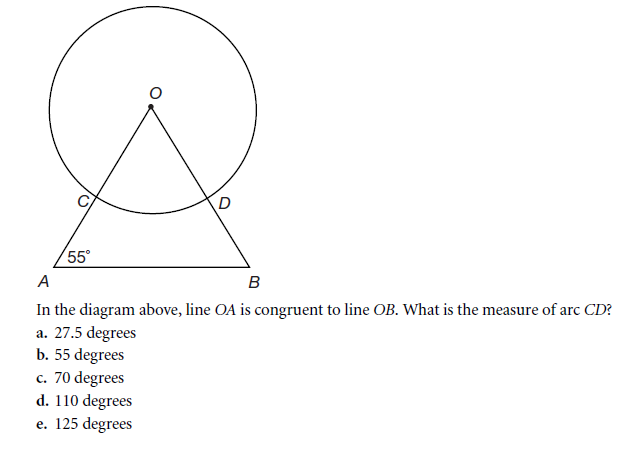
#> input picture IMGTEST/048.png, 619 x 451 px, found by its file name
$ jupyter execute --allow-errors _____preprocesingTEST2.ipynb
#> lines starting #> are read from the running program, lines starting #| are printed output that depends on the picture; after the words box and inside, x2 and y2 are one past the last pixel; in counts of white or black regions, pixels touching at a corner belong together; long printed decimals are rounded
[cell 1]
import cv2
import numpy as np
import os

# [44 lines left out: function process_image, not called in this run]


def process_images_in_folder(folder_path, output_folder):
    os.makedirs(output_folder, exist_ok=True)

    for filename in os.listdir(folder_path):
        if filename.lower().endswith(('.png', '.jpg', '.jpeg')):
            image_path = os.path.join(folder_path, filename)
            process_image(image_path, output_folder)


# Example usage:
input_folder = "/home/ashwathama/Documents/GitHub/2dshapedetection-major/TEST"  # Replace with your input folder
output_folder = "/home/ashwathama/Documents/GitHub/2dshapedetection-major/ALGO_IMAGE_PROCESSED"  # Replace with your desired output folder
#> (the rest of this cell did not finish here and is left out)

# PREPORCESSING HERE

[cell 2]
import cv2
import numpy as np
import math

# Load and preprocess the image
img = cv2.imread(r'ElementaryCQT/Inscribed/Circle_triangle/circ_tri_3.png')

#> (the rest of this cell did not finish here and is left out)

## Working 2d Shape Classifier

[cell 3]
import cv2
import numpy as np
import math

# Load and preprocess the image
img = cv2.imread(r'C:\Users\ashut\Documents\GitHub\ProjectMajor\IMGTEST\048.png')
#> img is the input picture: shape (451, 619, 3); mean B, G, R 250.9, 250.8, 250.8

if img is None:
    print("Image not found or path is incorrect!")
    exit()

gray = cv2.cvtColor(img, cv2.COLOR_BGR2GRAY)
blurred = cv2.GaussianBlur(gray, (5, 5), 1)
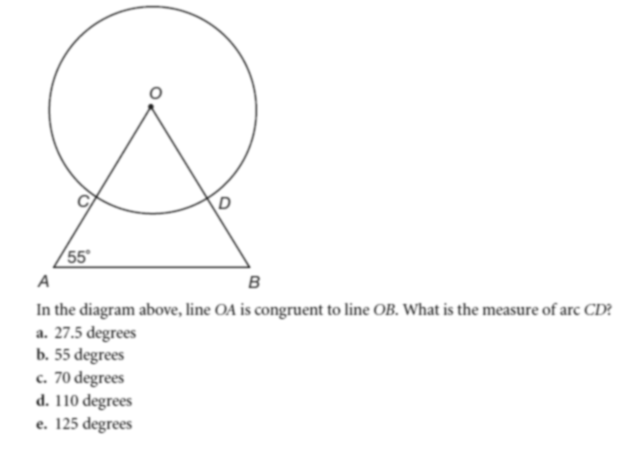
#> blurred: shape (451, 619); min 38, max 255, mean 250.8
edges = cv2.Canny(blurred, 50, 150)
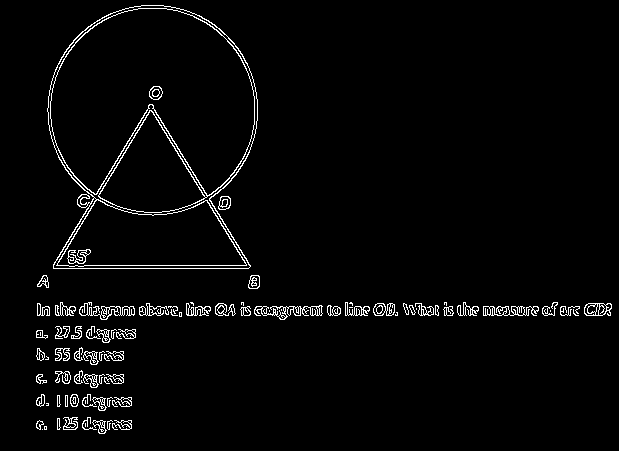
#> edges: shape (451, 619); 2.8% white in thin lines or dots, all inside (x1, y1, x2, y2) = (36, 5, 612, 434)

cv2.imshow("Edges", edges)  # See if edges are being detected properly

# Find contours and hierarchy
contours, hierarchy = cv2.findContours(edges, cv2.RETR_TREE, cv2.CHAIN_APPROX_SIMPLE)
#> contours = 251 contours, 106 with area under 20; largest, box (x1, y1, x2, y2) and area: (47, 5, 258, 269) 44507, (47, 5, 258, 269) 35397, (50, 8, 255, 213) 32378, (50, 8, 255, 196) 26273, (57, 199, 247, 267) 8724

if len(contours) == 0:
    print("No contours found!")
    cv2.waitKey(0)
    cv2.destroyAllWindows()
    exit()

if hierarchy is None:
    print("No hierarchy returned!")
    cv2.waitKey(0)
    cv2.destroyAllWindows()
    exit()

# simplify the hierarchy array
hierarchy = hierarchy[0]

shapes = []

# Loop through contours
for i, cnt in enumerate(contours):

    epsilon = 0.02 * cv2.arcLength(cnt, True)
    approx = cv2.approxPolyDP(cnt, epsilon, True)
    vertices = len(approx)

    M = cv2.moments(cnt)
    if M['m00'] != 0:
        cx = int(M['m10'] / M['m00'])
        cy = int(M['m01'] / M['m00'])
    else:
        cx, cy = 0, 0
    center = (cx, cy)

    area = cv2.contourArea(cnt)

    side_lengths = []
    for j in range(vertices):
        p1 = approx[j][0]
        p2 = approx[(j + 1) % vertices][0]
        dist = math.hypot(p2[0] - p1[0], p2[1] - p1[1])
        side_lengths.append(dist)

    angles = []
    for j in range(vertices):
        p0 = approx[j - 1][0]
        p1 = approx[j][0]
        p2 = approx[(j + 1) % vertices][0]

        v1 = (p0[0] - p1[0], p0[1] - p1[1])
        v2 = (p2[0] - p1[0], p2[1] - p1[1])

        dot_prod = v1[0]*v2[0] + v1[1]*v2[1]
        mag1 = math.hypot(v1[0], v1[1])
        mag2 = math.hypot(v2[0], v2[1])

        if mag1 == 0 or mag2 == 0:
            angle = 0
        else:
            cos_theta = dot_prod / (mag1 * mag2)
            cos_theta = max(min(cos_theta, 1), -1)
            angle = math.acos(cos_theta) * 180 / math.pi

        angles.append(angle)

    shape = "Unknown"

    if vertices == 3:
        shape = "Triangle"
    elif vertices == 4:
        sides_equal = all(abs(side_lengths[k] - side_lengths[0]) < 5 for k in range(1, 4))
        angles_close_90 = all(abs(a - 90) < 10 for a in angles)

        if sides_equal and angles_close_90:
            shape = "Square"
        elif angles_close_90:
            shape = "Rectangle"
        else:
            shape = "Quadrilateral"
    elif vertices > 4:
        (x, y), radius = cv2.minEnclosingCircle(cnt)
        circularity = 4 * math.pi * area / (cv2.arcLength(cnt, True) ** 2)

        if circularity > 0.8:
            shape = "Circle"
        else:
            shape = f"{vertices}-gon"

    #print(f"Detected: {shape}")
    print(shape)
    shapes.append({
        'index': i,
        'shape': shape,
        'center': center,
        'area': area,
        'parent': hierarchy[i][3],
        'contour': approx,
        'sides': side_lengths,
        'angles': angles
    })
#> this loop made 251 passes
#> (epsilon, vertices, cx, cy, area, shape, x, y) on passes 5, 7, 9, 12, 15, 16, 17, 18, 19, 21, 22, 26: (2.61, 13, 125, 423, 57.5, '13-gon', 121.7, 424), (0.693, 11, 125, 423, 36, '11-gon', 125.5, 424.5), (1.14, 11, 100, 425, 98.5, '11-gon', 98.5, 426.5), (0.756, 12, 101, 429, 36, '12-gon', 101.5, 428.5), (0.528, 13, 96, 422, 25.5, '13-gon', 96, 423), (0.558, 10, 38, 424, 36.5, '10-gon', 39.5, 424.5), (0.556, 9, 38, 424, 30, '9-gon', 39, 424.5), (0.537, 6, 58, 423, 23, '6-gon', 58, 423.5), (0.49, 7, 58, 423, 21, '7-gon', 58, 423.5), (2.8, 14, 70, 423, 51.5, '14-gon', 70, 423), (0.443, 9, 70, 425, 26, '9-gon', 70.5, 425.5), (2.61, 13, 125, 400, 57.5, '13-gon', 121.7, 401)
#> (epsilon, vertices, cx, cy, area, shape, x, y) on pass 60: (0.939, 13, 39, 378, 39, 'Unknown', 41, 379)
#| Unknown
#| Square
#| Circle
#| Unknown
#| 13-gon
#| Circle
#| 11-gon
#| 10-gon
#> (further printed lines are left out)


'''  inscribed shape formatter '''

for s in shapes:
    if s['parent'] != -1:
        parent = shapes[s['parent']]
        dx = abs(s['center'][0] - parent['center'][0])
        dy = abs(s['center'][1] - parent['center'][1])
        area_ratio = s['area'] / parent['area']
        print(f"Checking: {s['shape']} inside {parent['shape']} -> dx: {dx}, dy: {dy}, area_ratio: {area_ratio}")
        if dx < 10 and dy < 10:
            if 0.3 < area_ratio < 0.7:
                print(f"{s['shape']} is inscribed in {parent['shape']}")
#> this loop made 251 passes
#| Checking: Circle inside Square -> dx: 0, dy: 0, area_ratio: 0.6667
#| Circle is inscribed in Square
#| Checking: Circle inside 13-gon -> dx: 4, dy: 2, area_ratio: 0.1478
#| Checking: 11-gon inside 13-gon -> dx: 0, dy: 0, area_ratio: 0.6261
#| 11-gon is inscribed in 13-gon
#| Checking: Square inside 11-gon -> dx: 2, dy: 5, area_ratio: 0.0203
#| Checking: Circle inside 11-gon -> dx: 2, dy: 0, area_ratio: 0.05584
#| Checking: 12-gon inside 11-gon -> dx: 1, dy: 4, area_ratio: 0.3655
#| 12-gon is inscribed in 11-gon
#| Checking: Circle inside 11-gon -> dx: 3, dy: 2, area_ratio: 0.06091
#> (further printed lines are left out)

for s in shapes:
    cv2.drawContours(img, [s['contour']], -1, (0, 255, 0), 2)
    cv2.putText(img, s['shape'], s['center'], cv2.FONT_HERSHEY_SIMPLEX, 0.5, (255, 0, 0), 1)
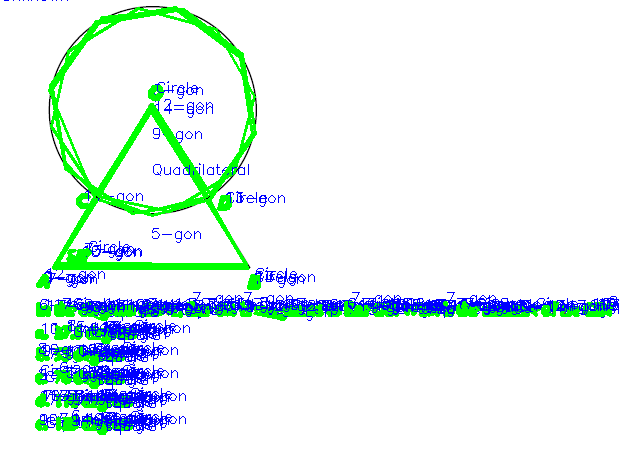
#> img: shape (451, 619, 3); 10.87% of pixels changed, all inside (x1, y1, x2, y2) = (4, 0, 619, 435)
cv2.imshow('shapes', img)
cv2.waitKey(0)
cv2.destroyAllWindows()

[cell 4]
import cv2
import numpy as np
import math

#processing
img = cv2.imread(r'ElementaryCQT/Inscribed/Circle_triangle/circ_tri_3.png')
#> (the rest of this cell did not finish here and is left out)

[cell 5]
import os
import cv2
import csv
import math
import numpy as np
import pandas as pd

# === Step 1: Load CSV Files ===
csv_files = {
    "GeoS": "GeoS_Processed.csv",
    "GeoQA": "GeoQA_Processed.csv",
    "Geometry3K": "Geometry3K_Processed.csv"
}

# Load datasets into Pandas DataFrames, handling errors
df_dict = {}
for dataset, file in csv_files.items():
    if os.path.exists(file):
        try:
            df_dict[dataset] = pd.read_csv(file, encoding="utf-8", on_bad_lines="skip", dtype={"folder_name": str})
        except Exception as e:
            print(f"❌ Error loading {file}: {e}")
    else:
        print(f"⚠️ CSV file not found: {file}")
#> this loop made 3 passes; (reads GeoS_Processed.csv from the repository)

# === Step 2: Shape Detection Using OpenCV ===
def detect_shape(image_path):
    """Detects the shape in the given image using contour approximation."""
    img = cv2.imread(image_path)

    if img is None:
        print(f"❌ Image not found: {image_path}")
        return None

    # Convert to grayscale
    gray = cv2.cvtColor(img, cv2.COLOR_BGR2GRAY)

    # Gaussian blur to reduce noise
    blurred = cv2.GaussianBlur(gray, (5, 5), 1)

    # Canny edge detection
    edges = cv2.Canny(blurred, 50, 150)

    # Find contours
    contours, _ = cv2.findContours(edges, cv2.RETR_TREE, cv2.CHAIN_APPROX_SIMPLE)

    if not contours:
        return "unknown"

    # Select the largest contour
    contour = max(contours, key=cv2.contourArea)

    # Approximate contour to polygon
    epsilon = 0.02 * cv2.arcLength(contour, True)
    approx = cv2.approxPolyDP(contour, epsilon, True)

    # Count vertices
    vertices_count = len(approx)

    # Compute area & perimeter
    area = cv2.contourArea(contour)
    perimeter = cv2.arcLength(contour, True)

    # === Shape Classification ===
    shape = "unknown"

    if vertices_count == 3:
        shape = "triangle"
    elif vertices_count == 4:
        # Get angles to distinguish rectangle/square
        side_lengths = [math.hypot(approx[i][0][0] - approx[(i + 1) % 4][0][0],
                                   approx[i][0][1] - approx[(i + 1) % 4][0][1]) for i in range(4)]

        angles = []
        for i in range(4):
            p0, p1, p2 = approx[i - 1][0], approx[i][0], approx[(i + 1) % 4][0]
            v1 = (p0[0] - p1[0], p0[1] - p1[1])
            v2 = (p2[0] - p1[0], p2[1] - p1[1])
            dot_prod = v1[0] * v2[0] + v1[1] * v2[1]
            mag1 = math.hypot(v1[0], v1[1])
            mag2 = math.hypot(v2[0], v2[1])
            cos_theta = dot_prod / (mag1 * mag2) if mag1 and mag2 else 0
            angle = math.acos(min(max(cos_theta, -1), 1)) * 180 / math.pi
            angles.append(angle)

        is_square = all(abs(side_lengths[i] - side_lengths[0]) < 5 for i in range(1, 4))
        is_rectangle = all(abs(a - 90) < 10 for a in angles)

        if is_square:
            shape = "square"
        elif is_rectangle:
            shape = "rectangle"
        else:
            shape = "quadrilateral"

    elif vertices_count > 4:
        circularity = 4 * math.pi * area / (perimeter ** 2) if perimeter != 0 else 0
        if circularity > 0.5:
            shape = "circle"
        else:
            shape = "unknown"  # Avoid predicting as polygon

    return shape

# === Step 3: Get Image Path Correctly ===
def get_image_path(row, dataset):
    """Finds the correct image path based on the dataset structure."""
    if dataset == "Geometry3K":
        base_path = os.path.dirname(row["image_path"])  # Extract the dataset path
        image_folder = str(row["folder_name"])  # Convert to string

        img_path_1 = os.path.join(base_path, image_folder, "img_diagram.png")
        img_path_2 = os.path.join(base_path, image_folder, "img_diagram_point.png")

        if os.path.exists(img_path_1):
            return img_path_1
        elif os.path.exists(img_path_2):
            return img_path_2
        else:
            return None  # No valid image found

    return row["image_path"]  # GeoS & GeoQA already have direct image paths

# === Step 4: Evaluate All Images & Save Results to CSV ===
results = []
output_csv = "Shape_Predictions.csv"

def evaluate_images():
    true_positive = 0
    false_positive = 0
    total_images = 0

    for dataset, df in df_dict.items():
        for _, row in df.iterrows():
            if row["shape"].lower() == "unknown":
                continue  # Skip unknown shapes

            # Extract image details
            expected_shape = row["shape"].lower()
            image_path = get_image_path(row, dataset)

            # Ensure the file exists before processing
            if image_path is None or not os.path.exists(image_path):
                print(f"⚠️ Image missing: {image_path}")
                continue

            # Detect the shape in the image
            detected_shape = detect_shape(image_path)
            if detected_shape is None:
                continue  # Skip if detection failed

            # Compare expected vs detected shape
            is_correct = "Yes" if detected_shape == expected_shape else "No"

            # Update evaluation metrics
            total_images += 1
            if is_correct == "Yes":
                true_positive += 1
            else:
                false_positive += 1
            results.append([dataset, row["image_path"], expected_shape, detected_shape, is_correct])

    # Save results to CSV
    with open(output_csv, "w", newline="", encoding="utf-8") as f:
        writer = csv.writer(f)
        writer.writerow(["dataset", "image_path", "expected_shape", "shape_predicted", "is_shape_predicted"])
        writer.writerows(results)

    accuracy = (true_positive / total_images) * 100 if total_images > 0 else 0
    print(f"Total Images Evaluated: {total_images}")
    print(f"True Positives (Correct Predictions): {true_positive}")
    print(f"False Positives (Incorrect Predictions): {false_positive}")
    print(f"Accuracy: {accuracy:.2f}%")
    print("Results saved")

evaluate_images()
